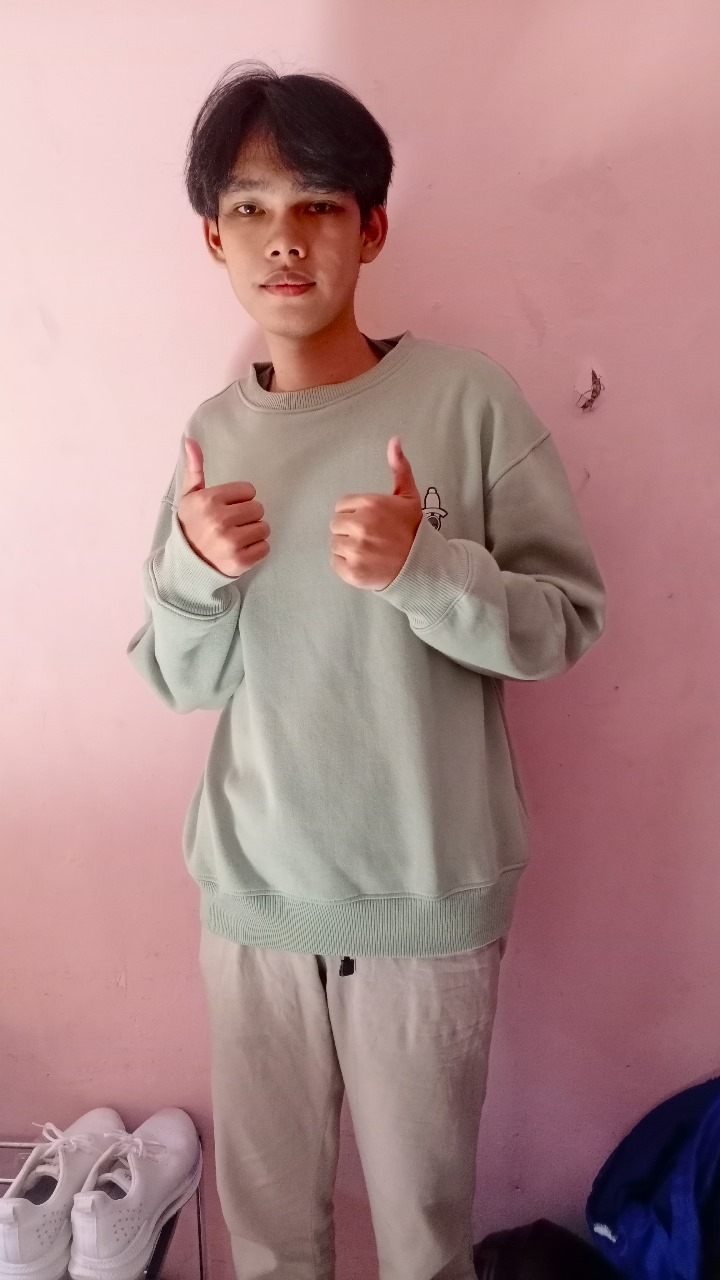
#> input picture tri.jpg, 720 x 1280 px
$ jupyter execute UAS_Tri_PCD_A.ipynb
#> lines starting #> are read from the running program, lines starting #| are printed output that depends on the picture; after the words box and inside, x2 and y2 are one past the last pixel; in counts of white or black regions, pixels touching at a corner belong together
[cell 1]
import cv2
import matplotlib.pyplot as plt

# Muat gambar
image_path = 'tri.jpg'
image = cv2.imread(image_path)
#> image is the input picture: shape (1280, 720, 3); mean B, G, R 137.1, 137, 172.8
gray_image = cv2.cvtColor(image, cv2.COLOR_BGR2GRAY)
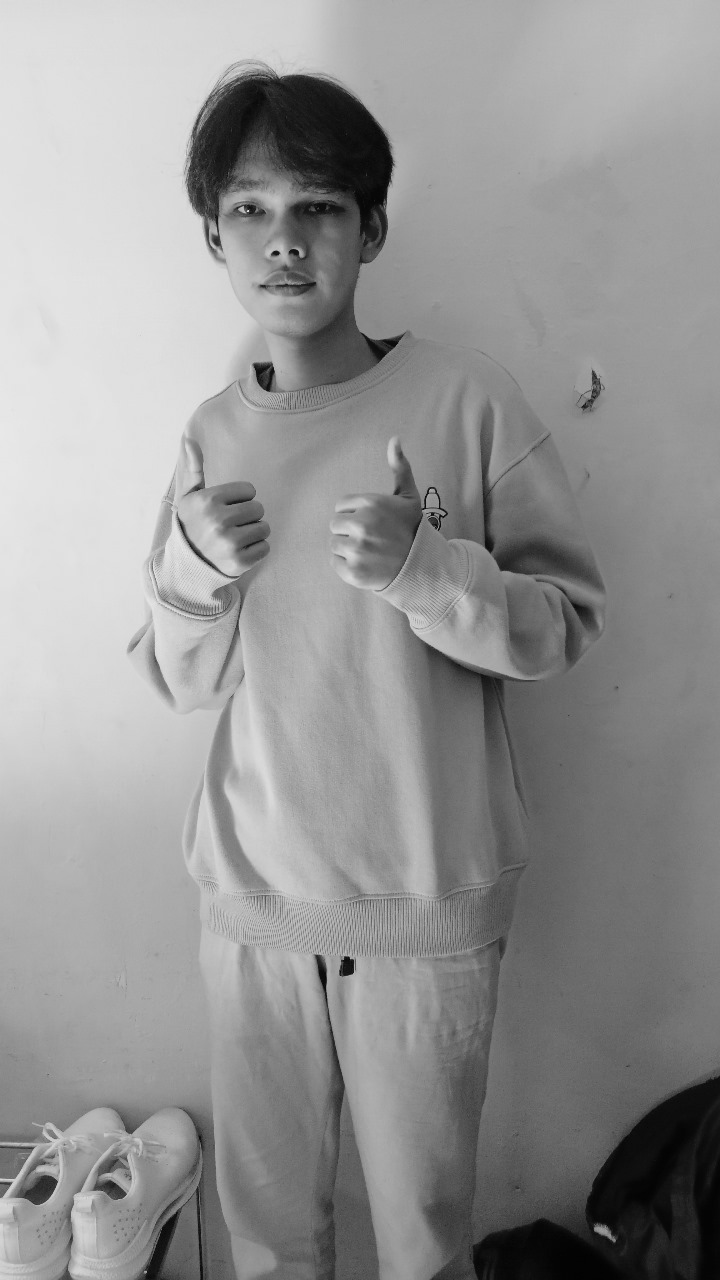
#> gray_image: shape (1280, 720); min 1, max 233, mean 147.7

# Deteksi tepi Canny
canny_edges = cv2.Canny(gray_image, 100, 200)
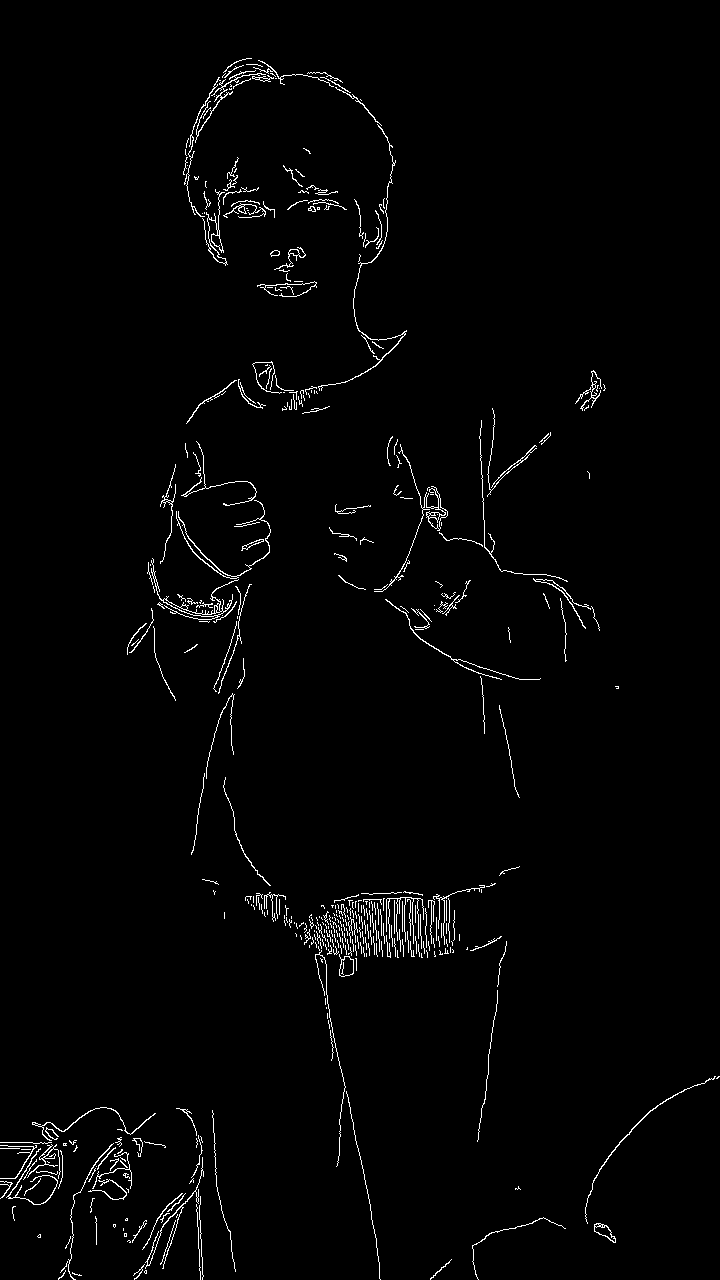
#> canny_edges: shape (1280, 720); 1.7% white in thin lines or dots

# Deteksi kontur
contours, _ = cv2.findContours(canny_edges, cv2.RETR_TREE, cv2.CHAIN_APPROX_SIMPLE)
#> contours = 518 contours, 469 with area under 20; largest, box (x1, y1, x2, y2) and area: (151, 558, 239, 620) 295, (374, 444, 448, 592) 288, (339, 954, 354, 977) 228, (339, 956, 354, 977) 220, (594, 1223, 616, 1243) 190
contour_image = image.copy()
cv2.drawContours(contour_image, contours, -1, (0, 255, 0), 2)
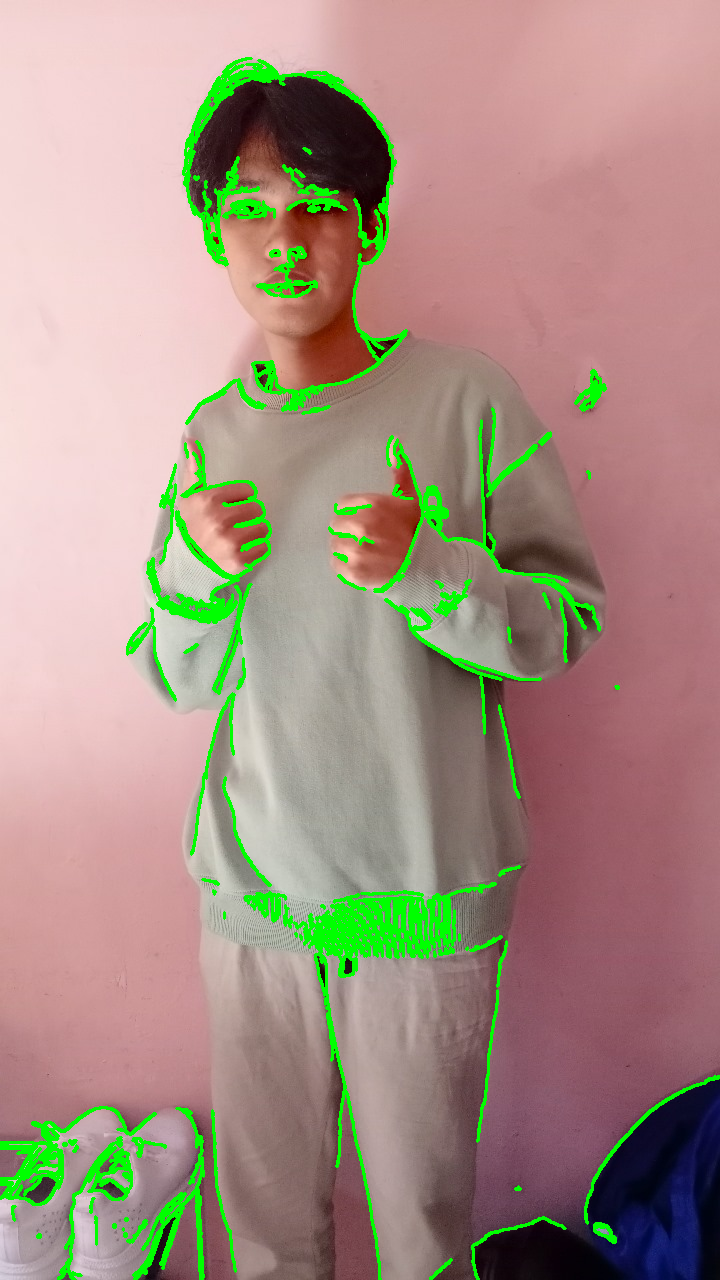
#> contour_image: shape (1280, 720, 3); 5.3% of pixels changed, all inside (x1, y1, x2, y2) = (0, 57, 720, 1280)

# Tampilkan gambar
plt.figure(figsize=(15, 5))

plt.subplot(1, 3, 1)
plt.title('Original Image')
plt.imshow(cv2.cvtColor(image, cv2.COLOR_BGR2RGB))
plt.axis('on')

plt.subplot(1, 3, 2)
plt.title('Canny Edge Detection')
plt.imshow(canny_edges, cmap='gray')
plt.axis('on')

plt.subplot(1, 3, 3)
plt.title('Contours Detection')
plt.imshow(cv2.cvtColor(contour_image, cv2.COLOR_BGR2RGB))
plt.axis('on')

plt.show()
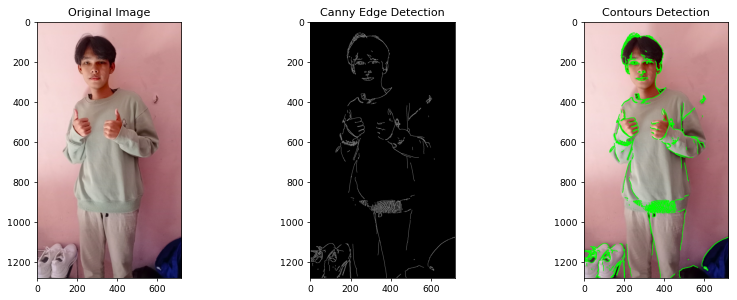
#> figure drawn by matplotlib, 3 panels

$ run again, with bukti foto.jpg copied over tri.jpg
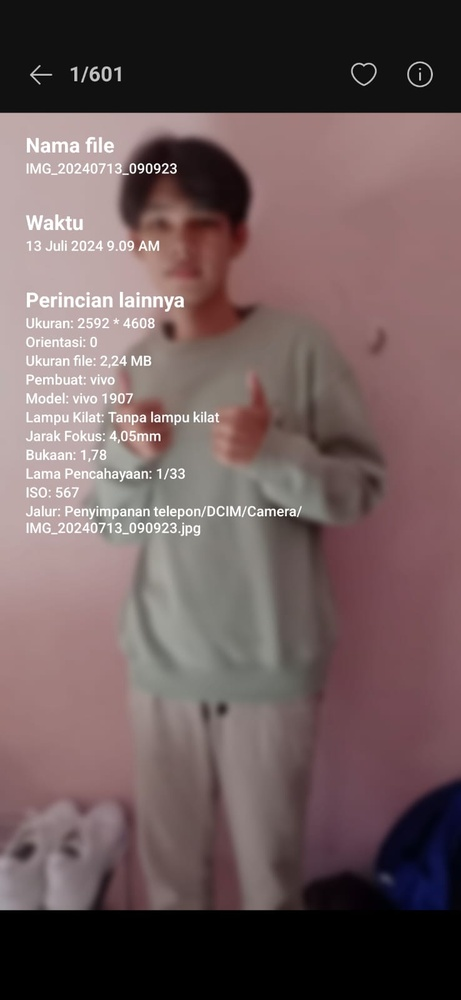
#> input picture bukti foto.jpg, 461 x 1000 px, shrunk from 738 x 1600 before the run
#> image is the input picture: shape (1000, 461, 3); mean B, G, R 91.4, 90.9, 109.8
#> `canny_edges = cv2.Canny(gray_image, 100, 200)`:
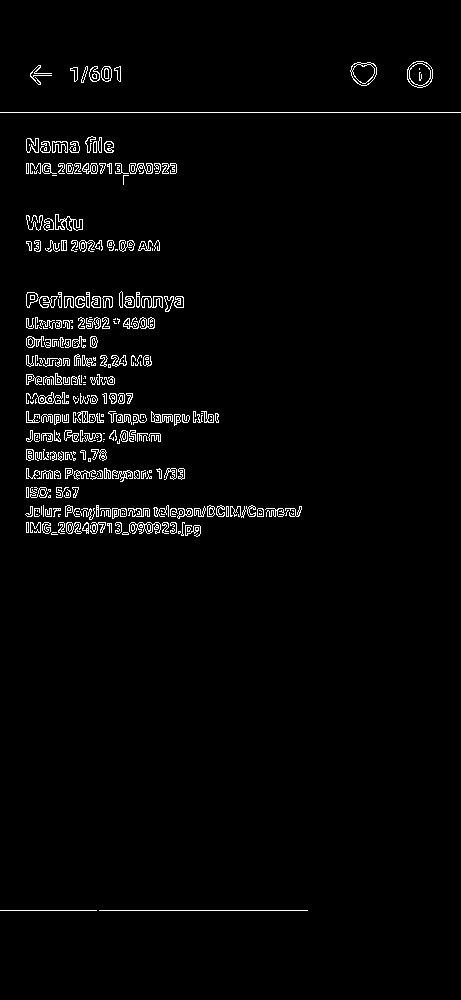
#> canny_edges: shape (1000, 461); 2.4% white in thin lines or dots, all inside (x1, y1, x2, y2) = (0, 61, 461, 911)
#> contours = 648 contours, 428 with area under 20; largest, box (x1, y1, x2, y2) and area: (407, 61, 433, 88) 535, (350, 62, 377, 86) 468, (409, 63, 431, 86) 360, (352, 64, 375, 84) 298, (55, 214, 83, 231) 211
#> contour_image: shape (1000, 461, 3); 6.33% of pixels changed, all inside (x1, y1, x2, y2) = (0, 60, 461, 912)
#> `plt.show()`:
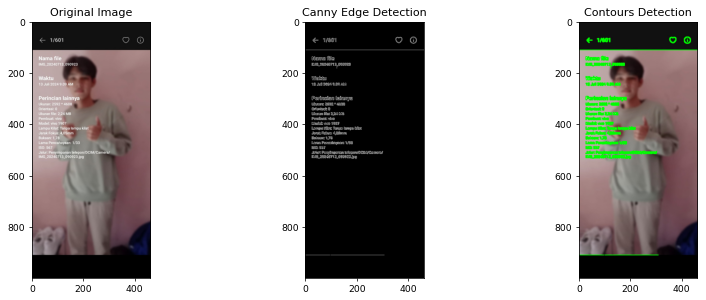
#> figure drawn by matplotlib, 3 panels
